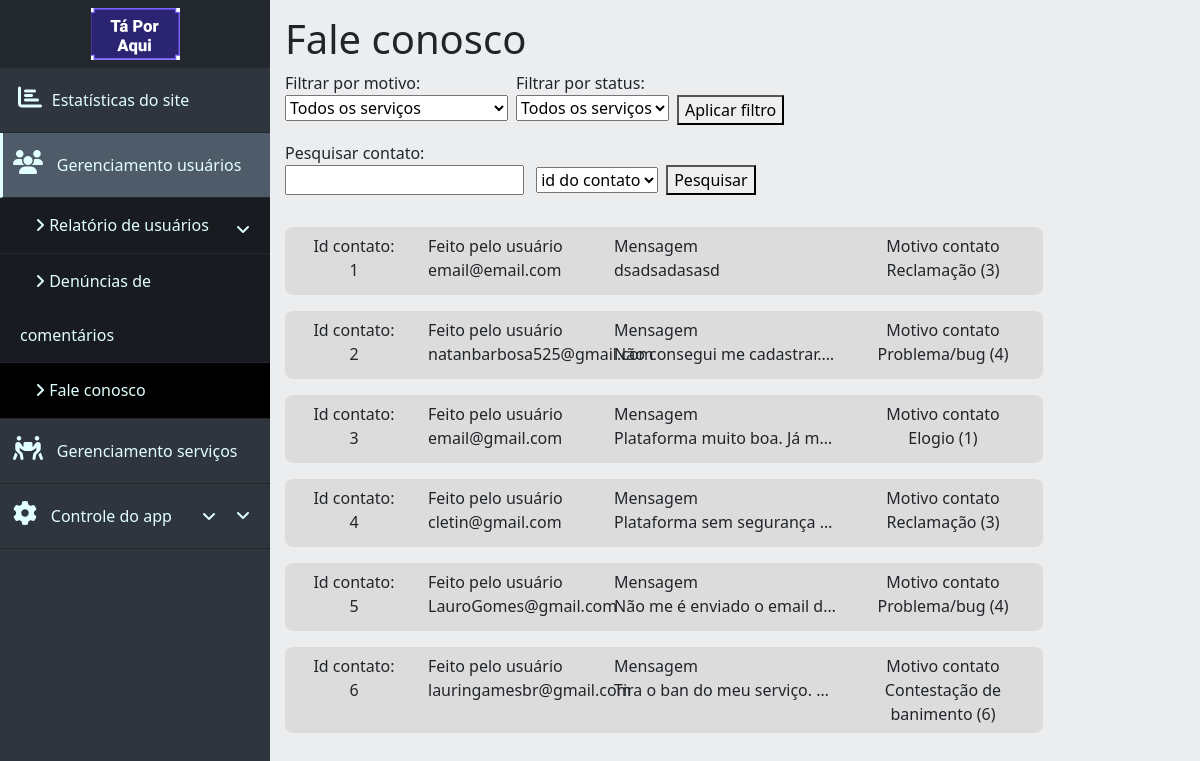
The app's page /dashboard/userManagement/contactReport.php (signed in) with its own data.
### tables this page shows
CREATE TABLE `fale_conosco` (
  `id_contato` int(11) NOT NULL,
  `nome_contato` varchar(30) NOT NULL,
  `email_contato` varchar(40) NOT NULL,
  `motivo_contato` int(11) NOT NULL COMMENT '1 = Elogios, 2 = Sugestões, 3 = Reclamações, 4 = Problemas/bugs, 5 = Outros, 6 = Contestação de banimento',
  `fone_contato` varchar(20) NOT NULL,
  `msg_contato` text NOT NULL,
  `data_contato` timestamp NOT NULL DEFAULT current_timestamp(),
  `status_contato` int(11) NOT NULL DEFAULT 0 COMMENT '0 = não visto, 1 = ignorado, 2 = resolvendo, 3 = resolvido'
);

### dashboard/assets/getData.php (called while the page is built, shortened)
<?php
class DashboardConnection {
    private $host = 'localhost';
    private $dbname = 'ta_por_aqui';
    private $user = 'root';
    private $password = '';
    public function connect(){
        try{
            $connect = new PDO(
                "mysql:host=$this->host;dbname=$this->dbname;",
                "$this->user",
                "$this->password"
            );
            $connect->exec('SET CHARACTER SET utf8');
            return $connect;
        } catch (PDOException $e){
            echo 'Não foi possivel se conectar com o servidor <br>';
            echo 'Código do erro: ' . $e->getCode() . '<br> Mensagem de erro: ' . $e->getMessage();
        }
    }
}
class ContactListing {
    private $con;
    public function __construct(){
        $this->con = new DashboardConnection();
        $this->con = $this->con->connect();
    }
    public function selectAllContacts(){
        $query = "SELECT id_contato, email_contato, msg_contato, motivo_contato FROM fale_conosco";
        $stmt = $this->con->query($query);
        return $stmt->fetchAll(PDO::FETCH_ASSOC);
    }
}

### dashboard/userManagement/contactReport.php (the view, shortened to what this page needs)
<?php
require "../assets/getData.php";
$contactListing = new ContactListing();
$contacts = [];
if (isset($_GET['contactReason']) || isset($_GET['contactStatus'])){
    $contacts = $contactListing->selectFilteredContacts($_GET['contactReason'], $_GET['contactStatus']);
} else if (isset($_GET['searchInput'])){
    $contacts = $contactListing->selectSearchedContacts($_GET['searchInput'], $_GET['searchParam']);
} else {
    $contacts = $contactListing->selectAllContacts();
}
?>
<!DOCTYPE html>
<html lang="pt-br">
<head>
    <link href="https://cdn.jsdelivr.net/npm/bootstrap@5.1.1/dist/css/bootstrap.min.css" rel="stylesheet">
    <link rel="stylesheet" href="../style.css">
</head>
<body>
<div class="nav-side-menu">
    <div class="brand py-2"><img src="../../assets/images/dumb-brand.png" alt="logo"></div>
    <div class="menu-list">
        <ul id="menu-content" class="menu-content collapse out">
            <li>
                <a href="../analisys.php"><i class="fas fa-chart-bar sidebar-icon"></i> Estatísticas do site</a>
            </li>
            <li data-bs-toggle="collapse" data-bs-target="#gerenciamentoUsuarios" class="collapsed active">
                <div class="moreItems"><i class="fas fa-users sidebar-icon"></i> Gerenciamento usuários <span class="arrow"><i class="fa fa-angle-down"></i></span></div>
            </li>
            <ul class="sub-menu collapse" id="gerenciamentoUsuarios">
                <li><a href="userReport.php"><i class="fa fa-angle-right"></i> Relatório de usuários</a></li>
                <li><a href="commentComplaint.php"><i class="fa fa-angle-right"></i> Denúncias de comentários</a></li>
                <li class="active"><a href="contactReport.php"><i class="fa fa-angle-right"></i> Fale conosco</a></li>
            </ul>
            <li data-bs-toggle="collapse" data-bs-target="#gerenciamentoServicos" class="collapsed">
                <div class="moreItems"><i class="fas fa-people-carry sidebar-icon"></i> Gerenciamento serviços <span class="arrow"><i class="fa fa-angle-down"></i></span></div>
            </li>
            <li data-bs-toggle="collapse" data-bs-target="#appControl" class="collapsed">
                <div class="moreItems"><i class="fas fa-cog sidebar-icon"></i> Controle do app <span class="arrow"><i class="fa fa-angle-down"></i></span></div>
            </li>
        </ul>
    </div>
</div>
<div class="main" id="pagina">
    <h1>Fale conosco</h1>
    <form action="contactReport.php" method="get">
        <div class="float-start">
            <label class="me-2" for="contactReason">Filtrar por motivo: </label> <br>
            <select class="me-2" name="contactReason" id="contactReason">
                <option value="">Todos os serviços</option>
            </select>
        </div>
        <div class="float-start">
            <label class="me-2" for="contactStatus">Filtrar por status: </label> <br>
            <select class="me-2" name="contactStatus" id="contactStatus">
                <option value="">Todos os serviços</option>
            </select>
        </div>
        <br>
        <button type="submit" class="float-start">Aplicar filtro</button>
    </form>
    <form action="contactReport.php" method="get">
        <div class="float-start">
            <label for="searchInput">Pesquisar contato:</label> <br>
            <input class="me-2" type="text" name="searchInput" <?php if (isset($_GET['searchInput'])) {echo "value = '" . $_GET['searchInput'] . "'";}?>>
            <select class="me-2" name="searchParam" id="searchParam">
                <option value="id_contato" <?php if (isset($_GET['searchParam']) and $_GET['searchParam'] == 'id_contato') {echo 'selected';}?>>id do contato</option>
            </select>
        </div>
        <br>
        <button type="submit" class="float-start">Pesquisar</button>
    </form>
    <div class="row my-2">
        <div class="col-md-12 col-lg-10">
            <?php foreach ($contacts as $contact) {?>
                <div class="listDiv row my-3" onclick="redirecionaPagina('contact.php', <?=$contact['id_contato']?>)">
                    <div class="col-sm-2 mb-3 mb-sm-0">
                        <div class="text-center">Id contato:</div>
                        <div class="text-center font-weight-bold"><?=$contact['id_contato']?></div>
                    </div>
                    <div class="col-sm-3 mb-3 mb-sm-0">
                        <div>Feito pelo usuário</div>
                        <div class="font-weight-bold"><?=$contact['email_contato']?></div>
                    </div>
                    <div class="col-sm-4 mb-3 mb-sm-0">
                        <div>Mensagem</div>
                        <div class="font-weight-bold allowTextOverflow"><?=$contact['msg_contato']?></div>
                    </div>
                    <div class="col-sm-3 mb-3 mb-sm-0">
                        <?php
                            $tmpMotivo = "";
                        switch ($contact['motivo_contato']) {
                            case 1:
                                $tmpMotivo = "Elogio";
                                break;
                            case 3:
                                $tmpMotivo = "Reclamação";
                                break;
                            case 4:
                                $tmpMotivo = "Problema/bug";
                                break;
                            case 6:
                                $tmpMotivo = "Contestação de banimento";
                                break;
                        }
                        ?>
                        <div class="text-center">Motivo contato</div>
                        <div class="font-weight-bold text-center"><?=$tmpMotivo?> (<?=$contact['motivo_contato']?>)</div>
                    </div>
                </div>
            <?php }?>
        </div>
    </div>
</div>
</body>
</html>

### dashboard/style.css (style rules this page uses)
body { margin: 0; padding: 0; background-color: #ebedef; }
.main { margin-left: 270px; padding: 15px; }
.nav-side-menu { overflow: auto; background-color: #2e353d; position: fixed; top: 0; width: 270px; height: 100%; color: #e1ffff; }
.nav-side-menu .brand { background-color: #23282e; line-height: 50px; display: block; text-align: center; font-size: 14px; }
.nav-side-menu ul, .nav-side-menu li { list-style: none; padding: 0px; margin: 0px; line-height: 4rem; cursor: pointer; visibility: visible !important; }
.arrow { display: inline-block; padding-left: 10px; padding-right: 10px; vertical-align: middle; float: right; }
.nav-side-menu li i.sidebar-icon { margin-right: 0.6rem; font-size: 1.5em; }
.nav-side-menu ul .active, .nav-side-menu li .active { border-left: 3px solid #e1ffff; background-color: #4f5b69; }
.nav-side-menu li { padding-left: 0px; border-left: 3px solid #2e353d; border-bottom: 1px solid #23282e; }
.nav-side-menu li a { display: block; text-decoration: none; color: #e1ffff; }
.nav-side-menu li a i { padding-left: 15px; width: 20px; padding-right: 20px; }
.nav-side-menu ul .sub-menu li.active, .nav-side-menu li .sub-menu li.active { background-color: #000; }
.nav-side-menu ul .sub-menu li, .nav-side-menu li .sub-menu li { background-color: #181c20; border: none; line-height: 3.4rem; border-bottom: 1px solid #23282e; margin-left: 0px; }
.nav-side-menu li .sub-menu li a, .nav-side-menu ul .sub-menu li a { display: block; padding-left: 20px; }
.nav-side-menu ul .sub-menu li a i, .nav-side-menu li .sub-menu li a i { padding-right: 10px !important; }
.moreItems { padding: 0 10px; }
.listDiv { margin-left: 0; background-color: gainsboro; padding: 7px; border-radius: 8px; }
.allowTextOverflow { width: 100%; display: inline-block; white-space: nowrap; overflow: hidden; text-overflow: ellipsis; direction: ltr; }
@media (min-width: 992px) { .nav-side-menu .menu-list .menu-content { display: block; } }

### records on screen
fale_conosco: id_contato "1", email_contato "email@email.com", msg_contato "dsadsadasasd", motivo_contato "Reclamação", motivo_contato "3"
fale_conosco: id_contato "2", email_contato "natanbarbosa525@gmail.com", msg_contato "Não consegui me cadastrar.…", motivo_contato "Problema/bug", motivo_contato "4"
fale_conosco: id_contato "3", email_contato "email@gmail.com", msg_contato "Plataforma muito boa. Já m…", motivo_contato "Elogio", motivo_contato "1"
fale_conosco: id_contato "4", email_contato "cletin@gmail.com", msg_contato "Plataforma sem segurança…", motivo_contato "Reclamação", motivo_contato "3"
fale_conosco: id_contato "5", email_contato "LauroGomes@gmail.com", msg_contato "Não me é enviado o email d…", motivo_contato "Problema/bug", motivo_contato "4"
fale_conosco: id_contato "6", email_contato "lauringamesbr@gmail.com", msg_contato "Tira o ban do meu serviço.…", motivo_contato "Contestação de banimento", motivo_contato "6"
